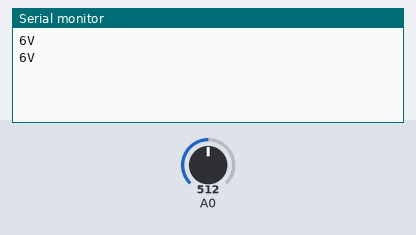
Bench run of a sketch on a simulated Arduino Uno, built with avr-gcc and run on an emulated ATmega328P. Parts: the last lines printed to the serial monitor. Inputs (shaded band) come from the test bench; at power-on: A0 = 512.

Above: at 2.8 s.
2.9 s: A0 set to 716
At 5.2 s:
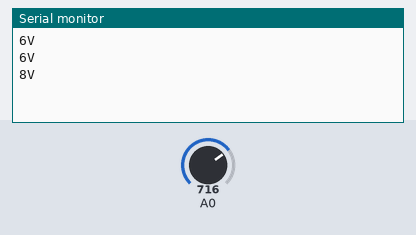
5.6 s: A0 set to 900
At 6.9 s:
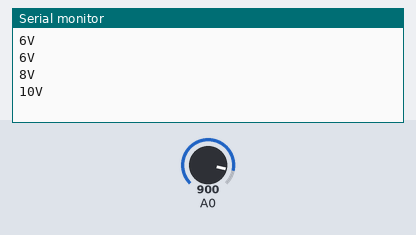
Timing chart, 0 to 8.6 s (numbered marks = the images above; inputs shaded):
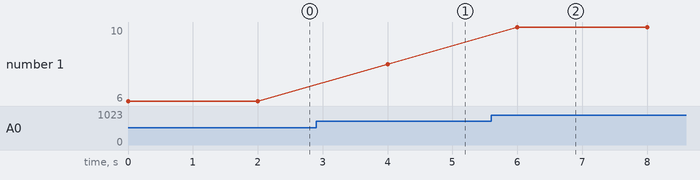

Measured:
- after the input at 2.9 s, the serial monitor: prints a new line after 1.1 s (image 1)
- after the input at 5.6 s, the serial monitor: prints a new line after 0.40 s (image 2)
- plotted number 1: 6 → 8 after the input at 2.9 s, 8 → 10 after the input at 5.6 s

The sketch:

writeVolt.ino
```cpp
int volt;
void setup() {
  // put your setup code here, to run once:
pinMode(A0,INPUT);
Serial.begin(9600);
}

void loop() {
  // put your main code here, to run repeatedly:
volt=analogRead(A0);
volt=map(volt,0,1024,0,12);
Serial.print(volt);
Serial.println("V");
delay(2000);
}
```
